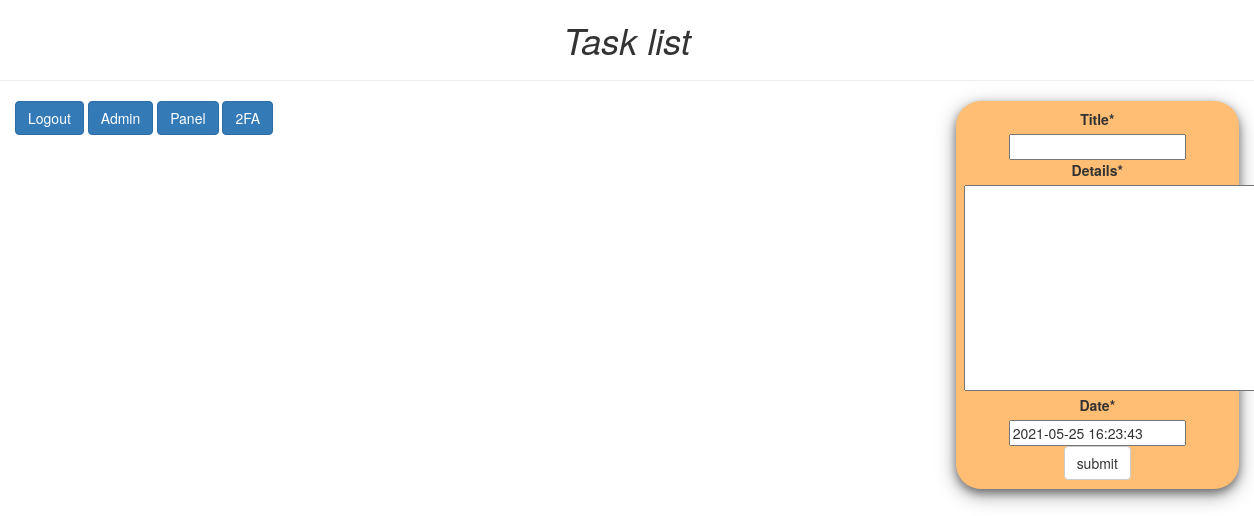
Page /tasks/ (signed in) on the earlier database version.
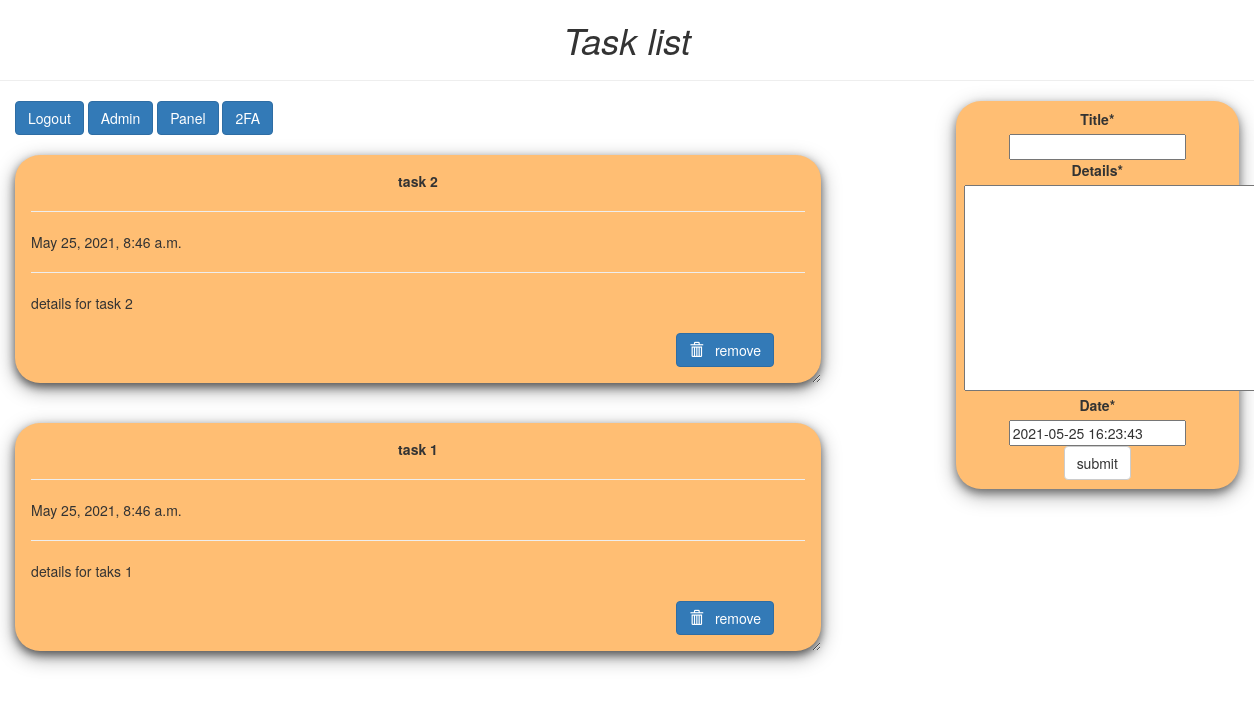
Same page on the later database version.
### example/models.py (models this page shows, shortened)
class Todo(models.Model):
    title=models.CharField(max_length=200)
    details=models.TextField()
    date=models.DateTimeField(default=timezone.now)
    class Meta:
        permissions = [
            ('can_enter_admin_panel', 'Can enter admin panel'),
            ]

### example/views.py (the view)
# urls.py: path('tasks/', views.tasks, name='tasks'),
@login_required(login_url='two_factor:login')
def tasks(request):
    items = Todo.objects.order_by('-date')
    if request.method == 'POST':
        form = TodoForm(request.POST)
        if form.is_valid():
            form.save()
            return redirect('tasks')
    form = TodoForm()
    page = {
        'forms' : form,
        'list' : items,
        'title' : "Todo-list",
    }
    return render(request, 'example/tasks.html', page)

### example/forms.py
class TodoForm(forms.ModelForm):
    class Meta:
        model = Todo
        fields = '__all__'

### example/templates/example/tasks.html (shortened to what this page needs)
{% load crispy_forms_tags %}
<!DOCTYPE html>
<html lang="en" dir="ltr">
  <head>
    <link
      rel="stylesheet"
      href="https://maxcdn.bootstrapcdn.com/bootstrap/3.3.7/css/bootstrap.min.css"
    />
  </head>
  <body class="container-fluid">
    <center class="row">
      <h1><i>Task list</i></h1>
      <hr />
    </center>
    <div class="row">
      <div class="col-md-8">
        <div style="margin-bottom: 20px;">
          <a href="/logout" class="btn btn-primary">Logout</a>
          <a href="/admin" class="btn btn-primary">Admin</a>
          <a href="/perms" class="btn btn-primary">Panel</a>
          <a href="/account/two_factor" class="btn btn-primary">2FA</a>
        </div>
        {% if 'example.view_todo' in perms %}
        {% for i in list %}
        <div class="card">
          <center><b>{{i.title}}</b></center>
          <hr />
          {{i.date}}
          <hr />
          {{i.details}}
          <br />
          <br />
          {% if 'example.delete_todo' in perms %}
          <form
            action="/del/{{i.id}}"
            method="POST"
            style="padding-right: 4%; padding-bottom: 3%"
          >
            <button
              value="remove"
              type="submit"
              class="btn btn-primary"
              style="float: right"
            >
              <span class="glyphicon glyphicon-trash"></span> &nbsp; remove
            </button>
          </form>
          {% endif %}
        </div>
        {% endfor%}
        {% endif %}
      </div>
      <div class="col-md-1"></div>
      <div class="col-md-3">
        {% if 'example.add_todo' in perms %}
        <div class="submit_form">
          <form method="POST">
            {% csrf_token %} {{forms|crispy}}
            <center>
              <input type="submit" class="btn btn-default" value="submit" />
            </center>
          </form>
        </div>
        {% endif %}
      </div>
    </div>
  </body>
</html>

### example/templates/example/tasks.html (style rules this page uses)
.card { box-shadow: 0 4px 8px 0 rgba(0, 0, 0, 0.5), 0 6px 20px 0 rgba(0, 0, 0, 0.39); background: rgb(255, 190, 115); margin-bottom: 5%; border-radius: 25px; padding: 2%; overflow: auto; resize: both; text-overflow: ellipsis; }
.submit_form { text-align: center; padding: 3%; background: rgb(255, 190, 115); border-radius: 25px; box-shadow: 0 4px 8px 0 rgba(0, 0, 0, 0.4), 0 6px 20px 0 rgba(0, 0, 0, 0.36); }

Differences in the rows shown:
added Todo: title "task 2", date "May 25, 2021, 8:46 a.m.", details "details for task 2"
added Todo: title "task 1", date "May 25, 2021, 8:46 a.m.", details "details for taks 1"
